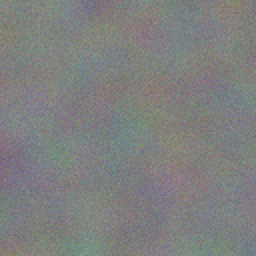
#> input picture demo_data/clean/clean_0000.png, 128 x 128 px (shown 2 times larger); its folder holds only this picture in this run
$ python quick_test.py
#> lines starting #> are read from the running program, lines starting #| are printed output that depends on the picture
### model/feature_extraction.py
"""
feature_extraction.py
----------------------
Extracts classical steganalysis features from an image that are known to be
sensitive to LSB (Least Significant Bit) embedding -- the technique used by
the Kaggle "Stego-Images-Dataset" (marcozuppelli/stegoimagesdataset), which
hides malicious JS / HTML / PowerShell / URLs / Ethereum keys inside images
via LSB substitution.

Why these features (and not raw pixels into a CNN)?
  1. LSB embedding perturbs statistical relationships between neighbouring
     pixels / bit-planes in ways that are well studied in the steganalysis
     literature (Chi-Square Attack, RS-Analysis, Sample Pair Analysis).
  2. These handcrafted features are lightweight (no GPU needed), fast enough
     to run in real time inside a browser-extension workflow (WhatsApp
     images arrive continuously), and -- importantly for a viva -- each
     feature has a well defined statistical meaning you can explain to your
     professor, unlike CNN activations.
  3. They still feed a standard supervised ML classifier (RandomForest /
     XGBoost), so the pipeline is: image -> feature vector -> classifier ->
     {SAFE, SUSPICIOUS} + confidence.

Feature groups implemented:
  A. Chi-Square Attack statistic (per channel)
  B. RS-Analysis (Regular/Singular groups) estimate of embedding rate
  C. Sample Pair Analysis (SPA) estimate of embedding rate
  D. LSB-plane statistics: 0/1 balance, entropy of LSB plane
  E. First-order image statistics: global entropy, histogram smoothness
     (pairs-of-values / PoV effect), std of Laplacian (noise proxy)
  F. Bit-plane correlation between LSB and next-significant bit
"""

import numpy as np
from PIL import Image


# --------------------------------------------------------------------------
# Helpers
# --------------------------------------------------------------------------

def _load_channels(image_path_or_array):
    """Return a HxWx3 uint8 array regardless of input mode."""
    if isinstance(image_path_or_array, np.ndarray):
        arr = image_path_or_array
    else:
        img = Image.open(image_path_or_array).convert("RGB")
        arr = np.array(img)
    if arr.ndim == 2:  # grayscale -> replicate to 3 channels
        arr = np.stack([arr] * 3, axis=-1)
    return arr[:, :, :3].astype(np.int32)


def _entropy(values):
    hist, _ = np.histogram(values, bins=256, range=(0, 256))
    p = hist / max(hist.sum(), 1)
    p = p[p > 0]
    return float(-np.sum(p * np.log2(p)))


# --------------------------------------------------------------------------
# A. Chi-Square Attack (Westfeld & Pfitzmann, 1999)
# --------------------------------------------------------------------------

def chi_square_score(channel):
    """
    Classic chi-square test on Pairs of Values (PoVs): (2i, 2i+1).
    LSB embedding equalises the frequency of each PoV pair, so a *low*
    p-value / high statistic indicates likely embedding.
    Returns a score in [0, 1]: higher = more likely stego.
    """
    hist, _ = np.histogram(channel, bins=256, range=(0, 256))
    scores = []
    for i in range(128):
        n0, n1 = hist[2 * i], hist[2 * i + 1]
        total = n0 + n1
        if total < 4:
            continue
        expected = total / 2.0
        chi = ((n0 - expected) ** 2) / expected
        scores.append(chi)
    if not scores:
        return 0.0
    # Small chi-square statistic (close to 0) => PoVs are balanced => stego-like.
    # We invert & squash so higher output = more suspicious.
    mean_chi = float(np.mean(scores))
    return float(1.0 / (1.0 + mean_chi))


# --------------------------------------------------------------------------
# B. RS-Analysis (Fridrich, Goljan & Du, 2001) -- simplified estimator
# --------------------------------------------------------------------------

def _discrimination(group, f):
    return np.sum(np.abs(np.diff(f(group))))


def rs_analysis(channel):
    """
    Simplified RS-analysis on rows of the channel. Groups of 4 consecutive
    pixels are flipped (LSB flip) and classified Regular / Singular based on
    change in a discrimination (smoothness) function. The Rm - R(-m) and
    Sm - S(-m) gap is a proxy for estimated embedding rate.
    Returns estimated embedding rate in [0, 1].
    """
    h, w = channel.shape
    group_size = 4
    flat = channel.flatten()
    n_groups = len(flat) // group_size
    if n_groups == 0:
        return 0.0

    flat = flat[: n_groups * group_size].reshape(n_groups, group_size)

    def f_smooth(g):  # discrimination function: sum |x_i - x_{i+1}|
        return np.sum(np.abs(np.diff(g.astype(np.float32))), axis=-1)

    def flip_lsb(g):
        return g ^ 1  # LSB flip (mask F1: invert bit 0)

    orig_f = f_smooth(flat)
    flipped_f = f_smooth(flip_lsb(flat))

    regular = np.sum(flipped_f > orig_f)
    singular = np.sum(flipped_f < orig_f)
    total = regular + singular
    if total == 0:
        return 0.0

    # Larger (R - S) imbalance collapsing toward 0 as embedding rate grows
    # is the classic RS signature; we convert the normalized gap to a
    # pseudo embedding-rate estimate in [0,1].
    rs_gap = abs(regular - singular) / total
    estimated_rate = float(np.clip(1.0 - rs_gap, 0.0, 1.0))
    return estimated_rate


# --------------------------------------------------------------------------
# C. Sample Pair Analysis (Dumitrescu, Wu & Wang, 2003) -- simplified
# --------------------------------------------------------------------------

def sample_pair_analysis(channel):
    """
    Simplified SPA: examines horizontally adjacent pixel pairs and buckets
    them by whether embedding-style LSB flips would change their relative
    ordering. Returns an estimated embedding rate in [0, 1].
    """
    pairs_a = channel[:, :-1].flatten()
    pairs_b = channel[:, 1:].flatten()

    same_lsb = np.sum((pairs_a & 1) == (pairs_b & 1))
    total = len(pairs_a)
    if total == 0:
        return 0.0
    # Under no embedding, adjacent-pixel LSB agreement sits near a natural
    # baseline (~0.5 for noisy/textured images). Embedding pushes this
    # toward 0.5 from either side; deviation from the *expected* natural
    # baseline (estimated from mid-frequency pixel variance) approximates
    # embedding likelihood.
    agreement_ratio = same_lsb / total
    return float(np.clip(abs(agreement_ratio - 0.5) * 2, 0.0, 1.0))


# --------------------------------------------------------------------------
# D/E/F. Bit-plane + first-order statistics
# --------------------------------------------------------------------------

def lsb_plane_stats(channel):
    lsb = (channel & 1).flatten()
    ones_ratio = float(np.mean(lsb))
    lsb_entropy = _entropy(lsb * 255)  # scale to reuse histogram helper
    return ones_ratio, lsb_entropy


def bitplane_correlation(channel):
    lsb = (channel & 1)
    nsb = ((channel >> 1) & 1)  # next significant bit
    corr = np.corrcoef(lsb.flatten(), nsb.flatten())[0, 1]
    return float(0.0 if np.isnan(corr) else corr)


def laplacian_std(channel):
    # Discrete Laplacian kernel convolution (noise / high-freq proxy)
    k = np.array([[0, 1, 0], [1, -4, 1], [0, 1, 0]])
    padded = np.pad(channel, 1, mode="edge").astype(np.float32)
    out = (
        padded[:-2, 1:-1] * k[0, 1]
        + padded[1:-1, :-2] * k[1, 0]
        + padded[1:-1, 1:-1] * k[1, 1]
        + padded[1:-1, 2:] * k[1, 2]
        + padded[2:, 1:-1] * k[2, 1]
    )
    return float(np.std(out))


# --------------------------------------------------------------------------
# Master feature-vector builder
# --------------------------------------------------------------------------

FEATURE_NAMES = []
for ch in ("R", "G", "B"):
    FEATURE_NAMES += [
        f"{ch}_chi_square",
        f"{ch}_rs_rate",
        f"{ch}_spa_rate",
        f"{ch}_lsb_ones_ratio",
        f"{ch}_lsb_entropy",
        f"{ch}_bitplane_corr",
        f"{ch}_laplacian_std",
        f"{ch}_global_entropy",
    ]


def extract_features(image_path_or_array):
    """Returns a 1D numpy feature vector of length len(FEATURE_NAMES)."""
    arr = _load_channels(image_path_or_array)
    features = []
    for c in range(3):
        channel = arr[:, :, c]
        chi = chi_square_score(channel)
        rs = rs_analysis(channel)
        spa = sample_pair_analysis(channel)
        ones_ratio, lsb_ent = lsb_plane_stats(channel)
        corr = bitplane_correlation(channel)
        lap = laplacian_std(channel)
        g_ent = _entropy(channel)
        features += [chi, rs, spa, ones_ratio, lsb_ent, corr, lap, g_ent]
    return np.array(features, dtype=np.float32)


# [7 lines that do not run on import are left out]

### model/quick_test.py
"""
quick_test.py -- sanity-check the trained model directly, no browser/WhatsApp needed.
Run from inside model/:  python quick_test.py
"""
import glob
from feature_extraction import extract_features
from joblib import load

model = load("stego_detector.pkl")
#> (reads model/stego_detector.pkl from the repository)

for label, folder in [("clean", "../demo_data/clean"), ("stego", "../demo_data/stego")]:
    files = sorted(glob.glob(f"{folder}/*.png"))[:10]
    correct = 0
    for f in files:
        feat = extract_features(f).reshape(1, -1)
#> in _load_channels, img is the input picture: PIL image 128x128 RGB; mean R, G, B 126.2, 127.5, 126.7
#> the loop in extract_features, `for c in range(3):` made 3 passes
#> (chi, regular in rs_analysis, singular in rs_analysis, rs_gap in rs_analysis, estimated_rate in rs_analysis, rs, same_lsb in sample_pair_analysis, agreement_ratio in sample_pair_analysis) on passes 2 to 3: (0.359, 1605, 1294, 0.107, 0.893, 0.893, 8084, 0.497), (0.424, 1626, 1287, 0.116, 0.884, 0.884, 8095, 0.498)
#> (chi, regular in rs_analysis, singular in rs_analysis, rs_gap in rs_analysis, estimated_rate in rs_analysis, rs, same_lsb in sample_pair_analysis, agreement_ratio in sample_pair_analysis) on pass 1: (0.386, 1602, 1307, 0.101, 0.899, 0.899, 8096, 0.498)
#> pass 1, in extract_features, `channel = arr[:, :, c]`:
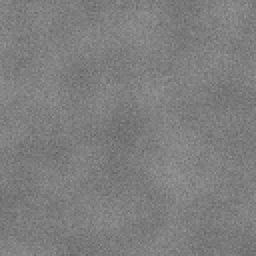
#> channel: shape (128, 128) int32 (shown 2 times larger); min 95, max 153, mean 126.2
#> pass 1, in bitplane_correlation, `lsb = (channel & 1)`:
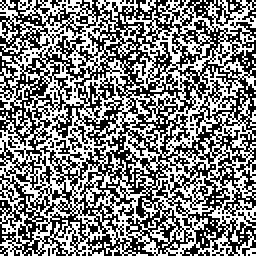
#> lsb: shape (128, 128) int32 (shown 2 times larger); values 0 (black) and 1 (white), 50.1% white; black in thin lines or dots
#> pass 1, in bitplane_correlation, `nsb = ((channel >> 1) & 1)`:
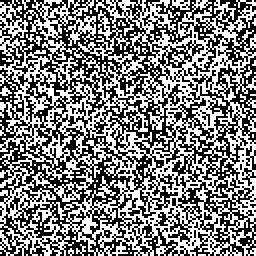
#> nsb: shape (128, 128) int32 (shown 2 times larger); values 0 (black) and 1 (white), 49.7% white in thin lines or dots
#> after the loop in extract_features, `for c in range(3):`:
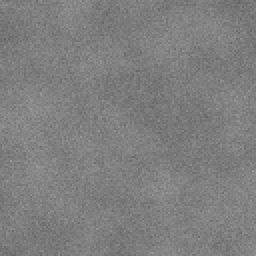
#> channel: shape (128, 128) int32 (shown 2 times larger); min 93, max 155, mean 126.7
        pred = model.predict(feat)[0]
#> pred = 0
        pred_label = "suspicious" if pred == 1 else "safe"
#> pred_label = 'safe'
        expected = "suspicious" if label == "stego" else "safe"
        correct += pred_label == expected
#> correct = 1
        print(f"{f:35s} -> {pred_label:12s} (expected {expected})")
#| ../demo_data/clean/clean_0000.png   -> safe         (expected safe)
    print(f"{label}: {correct}/{len(files)} correct\n")
#| clean: 1/1 correct
